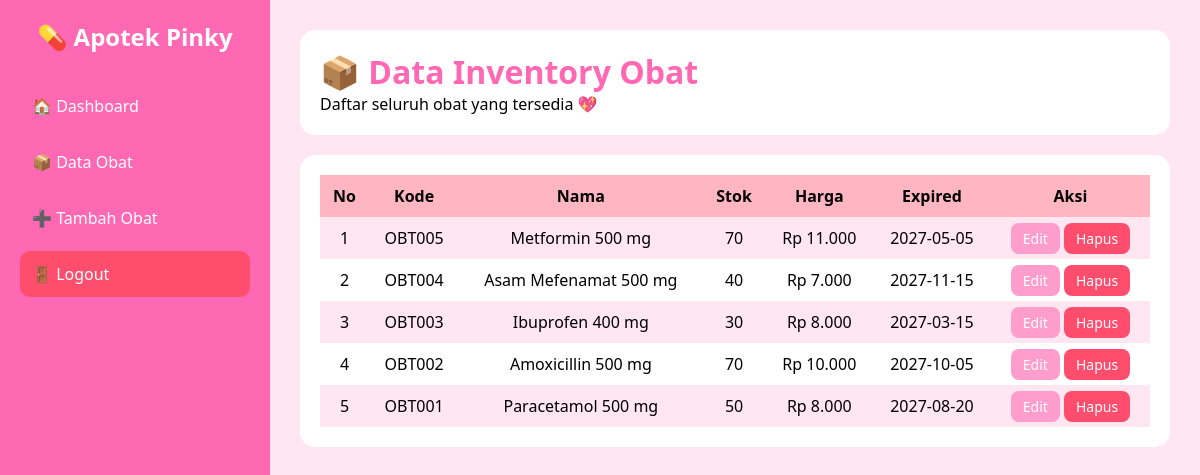
/pages/admin/dataobat.php (signed in), run on the app's committed database.
### tables this page shows
CREATE TABLE `inventory_obat` (
  `id_obat` int(11) NOT NULL,
  `kode_obat` varchar(20) NOT NULL,
  `nama_obat` varchar(100) NOT NULL,
  `stock_obat` int(11) NOT NULL DEFAULT 0,
  `harga_obat` decimal(10,2) NOT NULL,
  `expired` date NOT NULL
);

### pages/admin/dataobat.php (the view, shortened to what this page needs)
<?php
include "../../config/koneksi.php";
$data = mysqli_query($conn, "SELECT * FROM inventory_obat ORDER BY id_obat DESC");
?>
<!DOCTYPE html>
<html lang="id">
<head>
    <link rel="stylesheet" href="../../assets/CSS/style.css">
</head>
<body>
<div class="sidebar">
    <h2>💊 Apotek Pinky</h2>
    <ul>
        <li><a href="dashboard.php">🏠 Dashboard</a></li>
        <li><a href="dataobat.php">📦 Data Obat</a></li>
        <li><a href="tambahobat.php">➕ Tambah Obat</a></li>
        <li><a href="logout.php" class="logout">🚪 Logout</a></li>
    </ul>
</div>
<div class="main">
    <header>
        <h1>📦 Data Inventory Obat</h1>
        <p>Daftar seluruh obat yang tersedia 💖</p>
    </header>
    <div class="table-box">
        <table>
            <tr>
                <th>No</th>
                <th>Kode</th>
                <th>Nama</th>
                <th>Stok</th>
                <th>Harga</th>
                <th>Expired</th>
                <th>Aksi</th>
            </tr>
            <?php
            $no = 1;
            if (mysqli_num_rows($data) > 0) {
                while ($row = mysqli_fetch_assoc($data)) {
            ?>
            <tr>
                <td><?= $no++; ?></td>
                <td><?= $row['kode_obat']; ?></td>
                <td><?= $row['nama_obat']; ?></td>
                <td><?= $row['stock_obat']; ?></td>
                <td>Rp <?= number_format($row['harga_obat'], 0, ',', '.'); ?></td>
                <td><?= $row['expired']; ?></td>
                <td>
                    <a href="edit.php?id=<?= $row['id_obat']; ?>" class="btn edit">Edit</a>
                    <a href="hapus.php?id=<?= $row['id_obat']; ?>"
                    class="btn hapus"
                    onclick="return confirm('Yakin mau hapus obat ini? 💔')">
                    Hapus
                    </a>
                </td>
            </tr>
            <?php
                }
            } ?>
        </table>
    </div>
</div>
</body>
</html>

### assets/CSS/style.css (style rules this page uses)
* { margin: 0; padding: 0; font-family: 'Segoe UI', sans-serif; }
body { background: #ffe6f0; display: flex; }
.sidebar { width: 230px; background: #ff69b4; height: 100vh; padding: 20px; color: white; }
.sidebar h2 { text-align: center; margin-bottom: 30px; }
.sidebar ul { list-style: none; }
.sidebar ul li a { display: block; padding: 12px; color: white; text-decoration: none; border-radius: 10px; margin-bottom: 10px; }
.logout { background: #ff4d6d; }
.main { flex: 1; padding: 30px; }
header { background: white; padding: 20px; border-radius: 15px; margin-bottom: 20px; }
header h1 { color: #ff69b4; }
.table-box { background: white; padding: 20px; border-radius: 15px; }
table { width: 100%; border-collapse: collapse; }
table th { background: #ffb6c1; padding: 10px; }
table td { padding: 10px; text-align: center; }
table tr:nth-child(even) { background: #ffe6f0; }
.btn { padding: 6px 12px; border-radius: 8px; text-decoration: none; font-size: 14px; color: white; }
.btn.edit { background: #ff9ecd; }
.btn.hapus { background: #ff4d6d; }

### data on the page
inventory_obat: kode_obat "OBT005", nama_obat "Metformin 500 mg", stock_obat "70", harga_obat "11.000", expired "2027-05-05"
inventory_obat: kode_obat "OBT004", nama_obat "Asam Mefenamat 500 mg", stock_obat "40", harga_obat "7.000", expired "2027-11-15"
inventory_obat: kode_obat "OBT003", nama_obat "Ibuprofen 400 mg", stock_obat "30", harga_obat "8.000", expired "2027-03-15"
inventory_obat: kode_obat "OBT002", nama_obat "Amoxicillin 500 mg", stock_obat "70", harga_obat "10.000", expired "2027-10-05"
inventory_obat: kode_obat "OBT001", nama_obat "Paracetamol 500 mg", stock_obat "50", harga_obat "8.000", expired "2027-08-20"
